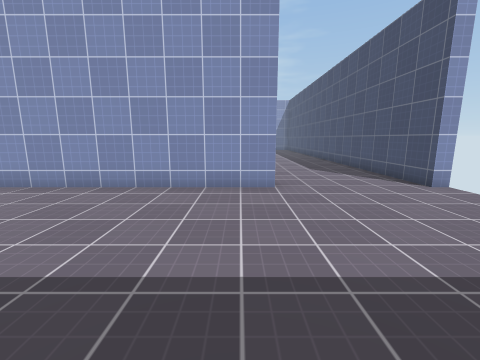
View 1 (above)

21 first-person views from a walk through a 3-D level made in the Unity game engine. The camera is 1.4 m above the floor, tilts 10° down and sees 90° across. The floor is counted in squares, 1 m on a side. Each view is taken from the middle of a square. On the plan, view 1 faces up. The plan holds only what a view shows up to about 13 squares ahead; the rest is blank. The place goes on beyond the plan. Surface patterns are stand-ins for the level's own textures.

View 2
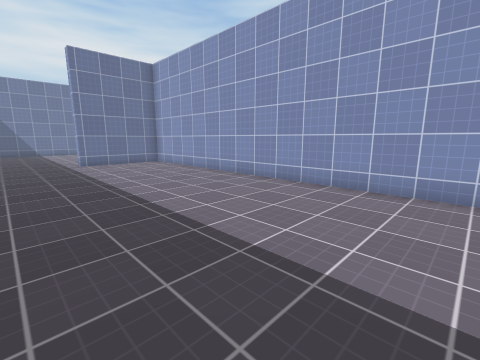

View 3
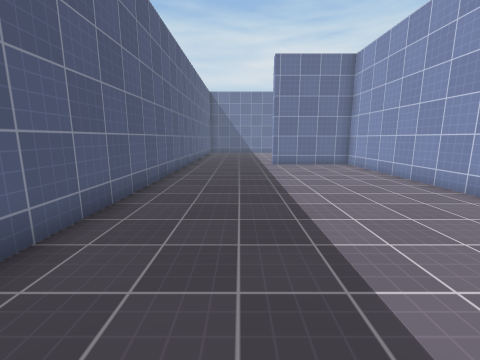

View 4
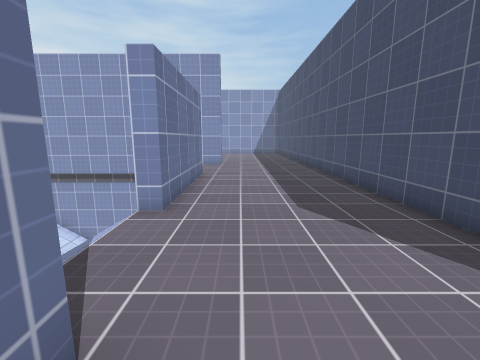

View 5
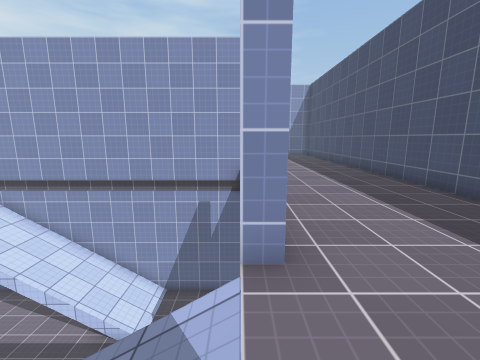

View 6
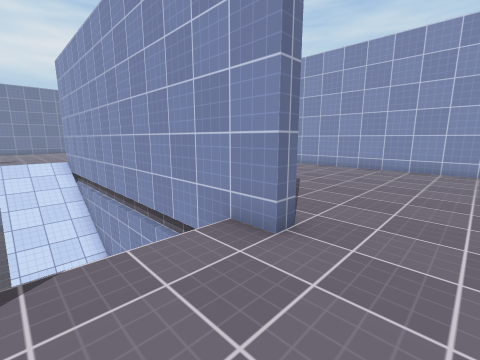

View 7
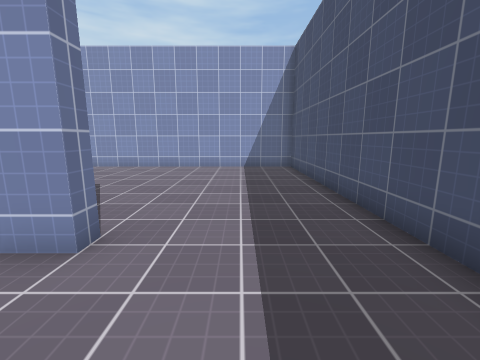

View 8
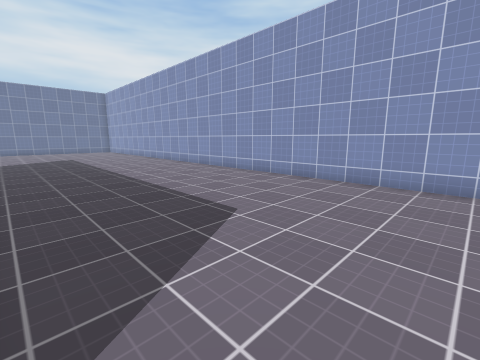

View 9
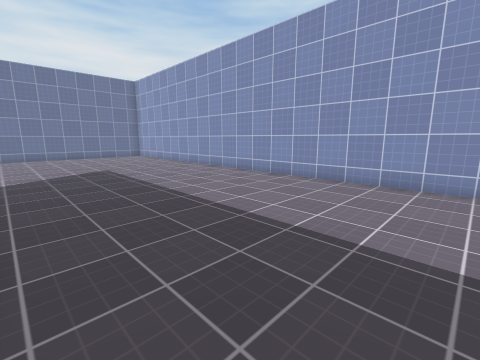

View 10
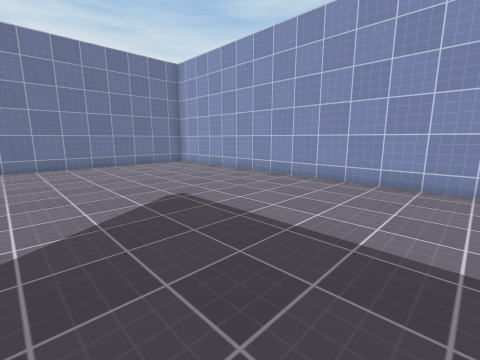

View 11
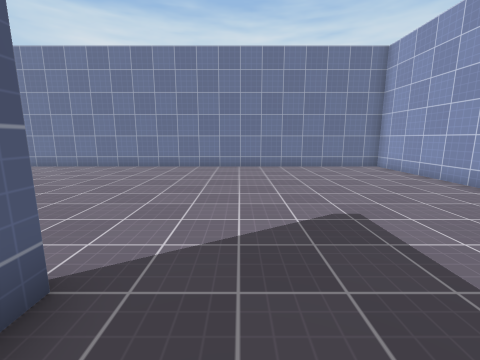

View 12
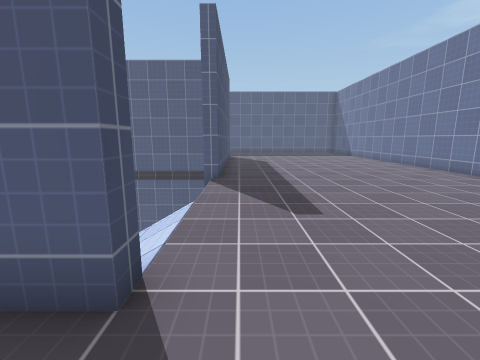

View 13
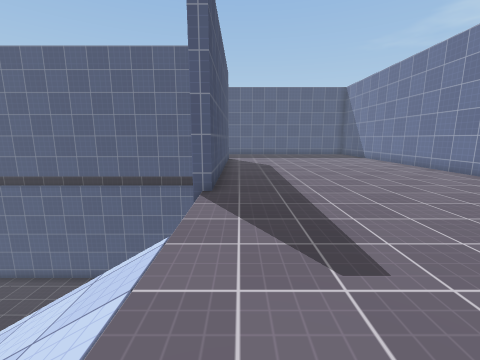

View 14
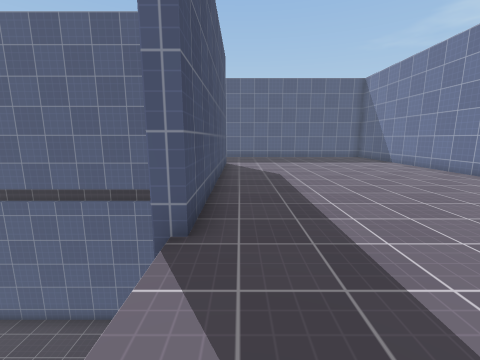

View 15
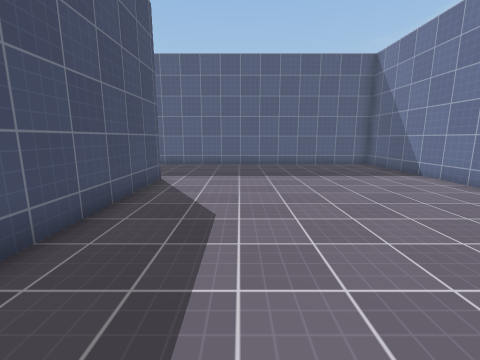

View 16
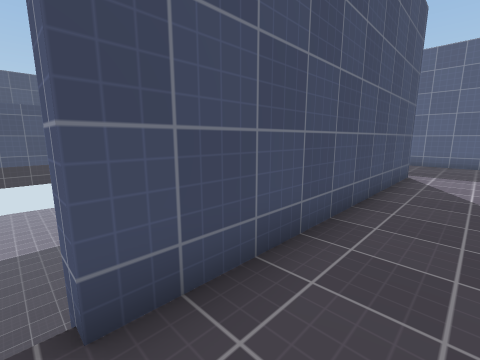

View 17
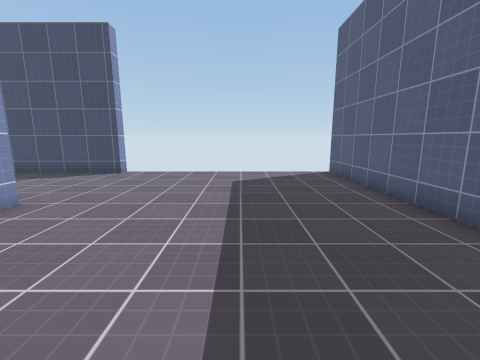

View 18
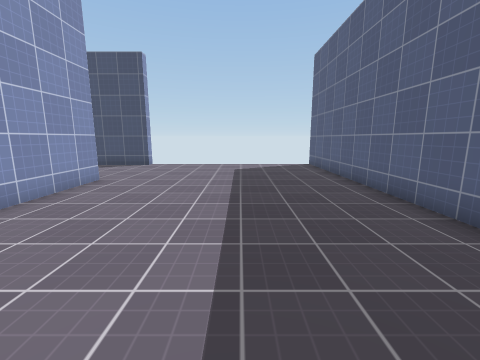

View 19
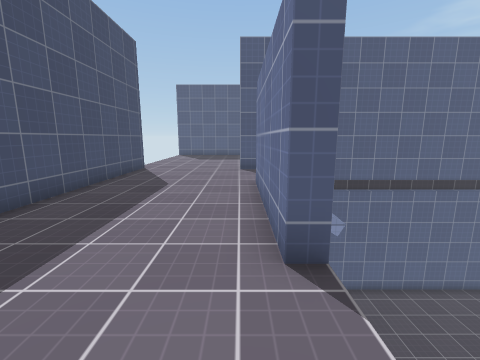

View 20
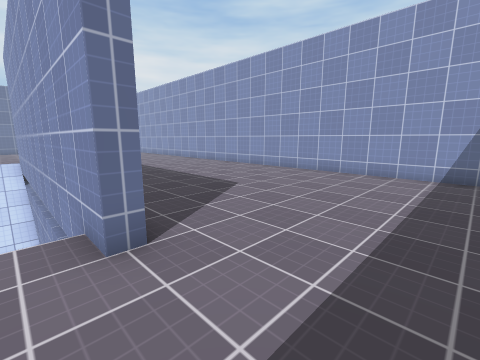

View 21
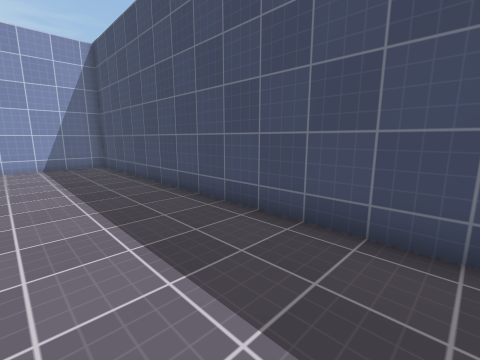

### Floor plan
Key: @ floor where view 1 was taken; # wall or solid block; x gap in a wall; . floor; / step, stairs or slope; v drop or lower ground.
Columns run from 24 left of view 1 to 6 right of it. Each row starts with its distance up from view 1.
 28 ###############################
 27 #.............................#
 26 #.............................#
 25 #.............................#
 24 #.............................#
 23 #.............................#
 22 #.............................#
 21 #.............................#
 20 #.............................#
 19 #.........###############.....#
 18 #.........vvvvvvvvvvvvv v.....#
 17 #.........vvvvvvvvvvvv  v.....#
 16 #.........vvvvvvvvvvv   v.....#
 15 #.........vv    vvvv    #.....#
 14 #.........v        vvvvv#.....#
 13 #.........v        vvvvv#.....#
 12 #.........#        vvvvv#.....#
 11 #.........#      vvvv vv#.....#
 10 #.........#     vvvvvvvv/.....#
  9 #.........#   vvvvvvv  //.....#
  8 #.........#   vvvvvvvv  /.....#
  7 #.........###############.....x
  6 #.........#...................v
  5 #.........#...................v
  4 #.........#...................v
  3 #.........#...................v
  2 #.............................v
  1 #.............................v
  0 #.......................@.....v
 -1 #.............................v
 -2 ###############################

Where each view was taken, in squares from view 1:
view 1: 0 up, 0 right, facing up
view 2: 0 up, 0 right, facing up-left
view 3: 1 up, 1 left, facing left
view 4: 6 up, 2 right, facing up
view 5: 8 up, 0 right, facing up
view 6: 16 up, 3 right, facing up-left
view 7: 16 up, 3 right, facing up
view 8: 20 up, 2 right, facing up-left
view 9: 20 up, 5 left, facing up-left
view 10: 20 up, 11 left, facing up-left
view 11: 21 up, 12 left, facing left
view 12: 21 up, 15 left, facing down
view 13: 19 up, 15 left, facing down
view 14: 16 up, 15 left, facing down
view 15: 11 up, 17 left, facing down
view 16: 13 up, 16 left, facing down-right
view 17: 2 up, 4 left, facing right
view 18: 2 up, 7 left, facing right
view 19: 18 up, 1 right, facing down
view 20: 18 up, 4 right, facing up-left
view 21: 15 up, 2 right, facing up-right
